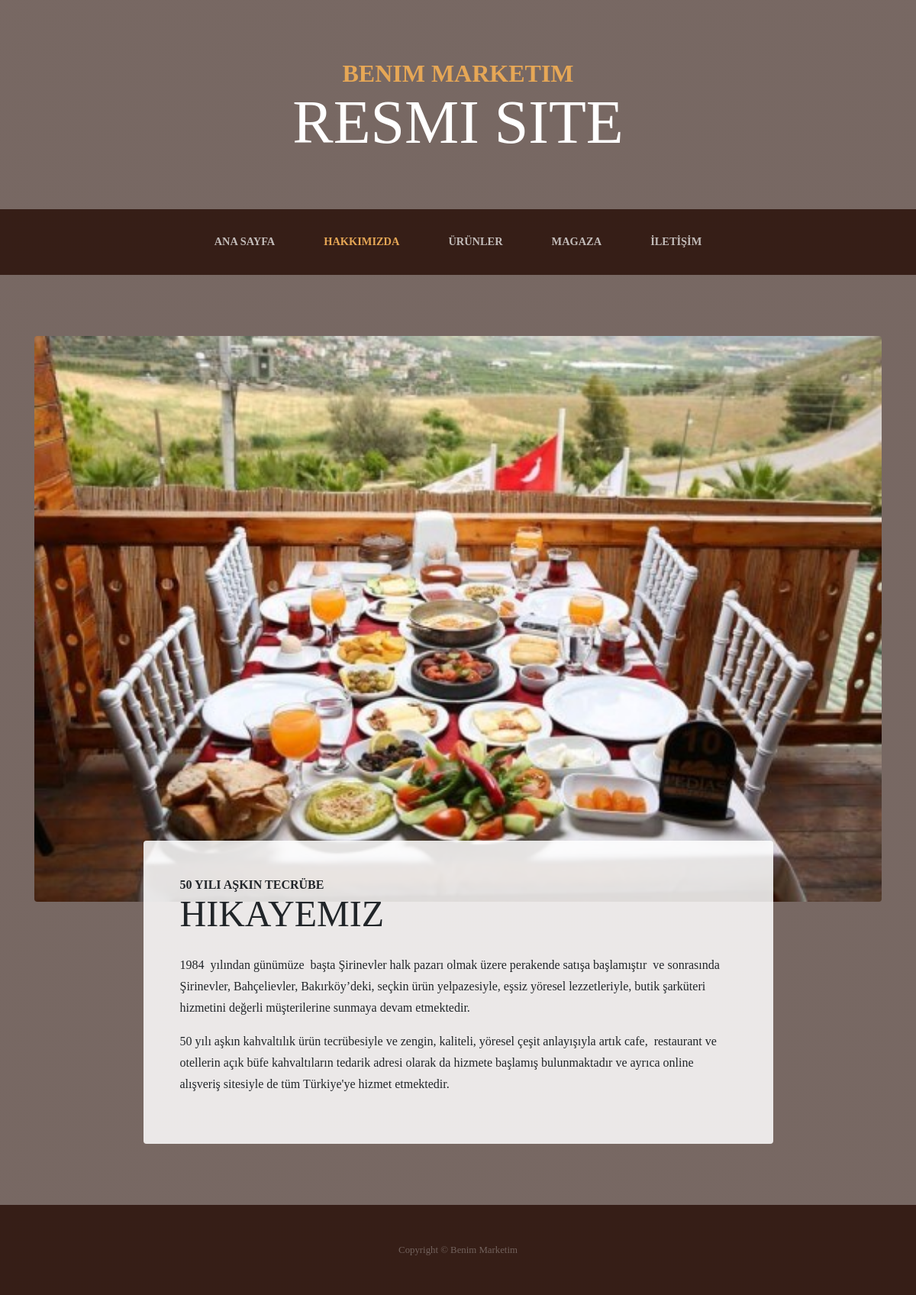
Page /about.php on the committed database.
### tables this page shows
CREATE TABLE `hakkimizda` (
  `id` int(11) NOT NULL,
  `foto` char(50) NOT NULL,
  `ustBaslik` char(250) NOT NULL,
  `baslik` char(250) NOT NULL,
  `icerik` text NOT NULL
);

### about.php (the view, shortened to what this page needs)
<?php
include('inc/vt.php');
include('inc/head.php');
include('inc/nav.php');
$sorgu = $baglanti->prepare("SELECT * FROM hakkimizda");
$sorgu->execute();
$sonuc = $sorgu->fetch();
?>
    <section class="page-section about-heading">
        <div class="container">
            <img class="img-fluid rounded about-heading-img mb-3 mb-lg-0" style="width:100%;height:70%;vertical-align:center;" src="img/<?= $sonuc['foto'] ?>" alt="">
            <div class="about-heading-content">
                <div class="row">
                    <div class="col-xl-9 col-lg-10 mx-auto">
                        <div class="bg-faded rounded p-5">
                            <h2 class="section-heading mb-4">
                                <span class="section-heading-upper"><?= $sonuc['ustBaslik'] ?></span>
                                <span class="section-heading-lower"><?= $sonuc['baslik'] ?></span>
                            </h2>
                            <?= $sonuc['icerik'] ?>
                        </div>
                    </div>
                </div>
            </div>
        </div>
    </section>
<?php
include('inc/footer.php');
?>

### rows in the picture
hakkimizda: foto (picture), ustBaslik "50 YILI AŞKIN TECRÜBE", baslik "HIKAYEMIZ", icerik "1984 yılından günümüze başta Şirinevler halk pazarı olmak üzere perakende satışa başlamıştır ve sonrasında Şirinevler, Bahçelievler, Bakırköy’deki, seçkin ürün yelpazesiyle, eşsiz yöresel lezzetleriyle, butik şarküteri hizmetini değerli müşterilerine sunmaya devam etmektedir. 50 yılı aşkın kahvaltılık ürün tecrübesiyle ve zengin, kaliteli, yöresel çeşit anlayışıyla artık cafe, restaurant ve otellerin açık büfe kahvaltıların tedarik adresi olarak da hizmete başlamış bulunmaktadır ve ayrıca online alışveriş sitesiyle de tüm Türkiye'ye hizmet etmektedir."
